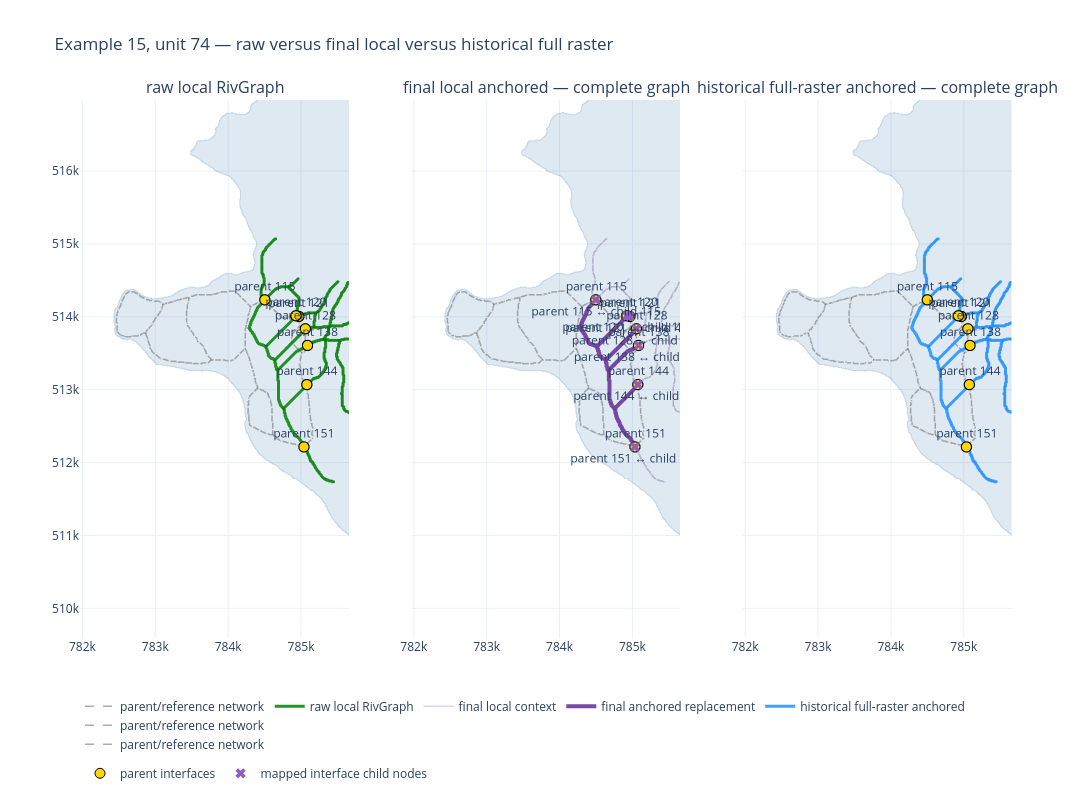

Notebook code cell kept with this figure:
### Code cell
from plotly.subplots import make_subplots
full_state = _audit_state(FULL_REFERENCE, ANCHOR_AUDIT_UNIT)
full_nodes = gpd.read_file(_audit_one(full_state / 'variant/directed', '*directed_nodes.gpkg')).to_crs(case['local_links'].crs)
selected_parent = case['base_links'].loc[case['base_links'].id_link.astype(int).isin(case['selected_parent_ids'])]
audit_area = selected_parent.geometry.union_all().buffer(500)
parent_view = case['base_links'].loc[case['base_links'].geometry.intersects(audit_area)]
raw_view = case['raw_links'].loc[case['raw_links'].geometry.intersects(audit_area)]
local_view = case['local_links'].loc[case['local_links'].geometry.intersects(audit_area)]
full_view = case['full_links'].loc[case['full_links'].geometry.intersects(audit_area)]
anchors = case['base_nodes'].loc[case['base_nodes'].id_node.astype(int).isin(case['anchor_ids'])]
anchor_child_ids = {int(parent_to_child[parent_id]): int(parent_id) for parent_id in case['anchor_ids'] if parent_id in parent_to_child}
mapped_children = case['local_nodes'].loc[case['local_nodes'].id_node.astype(int).isin(anchor_child_ids)].copy()
mapped_children['parent_interface_node'] = mapped_children.id_node.astype(int).map(anchor_child_ids)
def _audit_ids(value):
    if pd.isna(value): return set()
    return {int(part.strip()) for part in str(value).split(',') if part.strip() and part.strip().lower() != 'nan'}
replacement_ids = set(case['local_changed_ids'])
for _row in link_lineage.itertuples(index=False):
    _matched = _audit_ids(getattr(_row, 'matched_parent_link_ids', ''))
    if _matched.intersection(case['selected_parent_ids']): replacement_ids.add(int(_row.id_link))
local_replacement = local_view.loc[local_view.id_link.astype(int).isin(replacement_ids)]
mask = _audit_mask_polygons(case['mask_path']).to_crs(case['local_links'].crs)
fig = make_subplots(rows=1, cols=3, shared_xaxes=True, shared_yaxes=True, subplot_titles=('raw local RivGraph', 'final local anchored — complete graph', 'historical full-raster anchored — complete graph'))

def add_lines(frame, column, name, color, width=2, dash='solid', opacity=1.0):
    first = True
    for row in frame.itertuples(index=False):
        for geometry in (list(row.geometry.geoms) if row.geometry.geom_type == 'MultiLineString' else [row.geometry]):
            x, y = geometry.xy; hover = f'{name}<br>link {getattr(row, "id_link", "")}<br>{getattr(row, "id_us_node", "?")} → {getattr(row, "id_ds_node", "?")}'
            fig.add_trace(go.Scattergl(x=list(x), y=list(y), mode='lines', name=name, legendgroup=name, showlegend=first, line=dict(color=color, width=width, dash=dash), opacity=opacity, hovertemplate=hover + '<extra></extra>'), row=1, col=column); first = False

for column in (1, 2, 3):
    for geometry in mask.geometry:
        for polygon in (list(geometry.geoms) if geometry.geom_type == 'MultiPolygon' else [geometry]):
            x, y = polygon.exterior.xy; fig.add_trace(go.Scattergl(x=list(x), y=list(y), mode='lines', fill='toself', fillcolor='rgba(70,130,180,0.18)', line=dict(color='rgba(70,130,180,0.25)', width=1), hoverinfo='skip', showlegend=False), row=1, col=column)
    add_lines(parent_view, column, 'parent/reference network', 'grey', 1.5, 'dash', 0.65)
add_lines(raw_view, 1, 'raw local RivGraph', 'green', 3, opacity=0.85)
add_lines(local_view, 2, 'final local context', '#c7b5dc', 1.5, opacity=0.55)
add_lines(local_replacement, 2, 'final anchored replacement', '#713f9f', 4, opacity=0.95)
add_lines(full_view, 3, 'historical full-raster anchored', 'dodgerblue', 3, opacity=0.85)
if not strict_direction_failures.empty:
    bad_ids = set(strict_direction_failures.child_link.astype(int)); add_lines(local_view.loc[local_view.id_link.astype(int).isin(bad_ids)], 2, 'strict 1-to-1 direction mismatch', 'red', 7, opacity=0.95)
for column in (1, 2, 3):
    fig.add_trace(go.Scattergl(x=anchors.geometry.x, y=anchors.geometry.y, mode='markers+text', marker=dict(size=10, color='gold', line=dict(color='black', width=1)), text=[f'parent {int(value)}' for value in anchors.id_node], textposition='top center', hovertemplate='%{text}<extra></extra>', name='parent interfaces', showlegend=column == 1), row=1, col=column)
fig.add_trace(go.Scattergl(x=mapped_children.geometry.x, y=mapped_children.geometry.y, mode='markers+text', marker=dict(size=9, color='#8e5cc2', symbol='x'), text=[f'parent {int(parent)} ↔ child {int(child)}' for parent, child in zip(mapped_children.parent_interface_node, mapped_children.id_node)], textposition='bottom center', hovertemplate='%{text}<extra></extra>', name='mapped interface child nodes'), row=1, col=2)
bounds = audit_area.bounds
fig.update_xaxes(range=[bounds[0], bounds[2]], scaleanchor='y', scaleratio=1); fig.update_yaxes(range=[bounds[1], bounds[3]])
fig.update_layout(title=f'Example 15, unit {ANCHOR_AUDIT_UNIT} — raw versus final local versus historical full raster', template='plotly_white', height=800, width=1500, legend=dict(orientation='h'))
fig.show()
